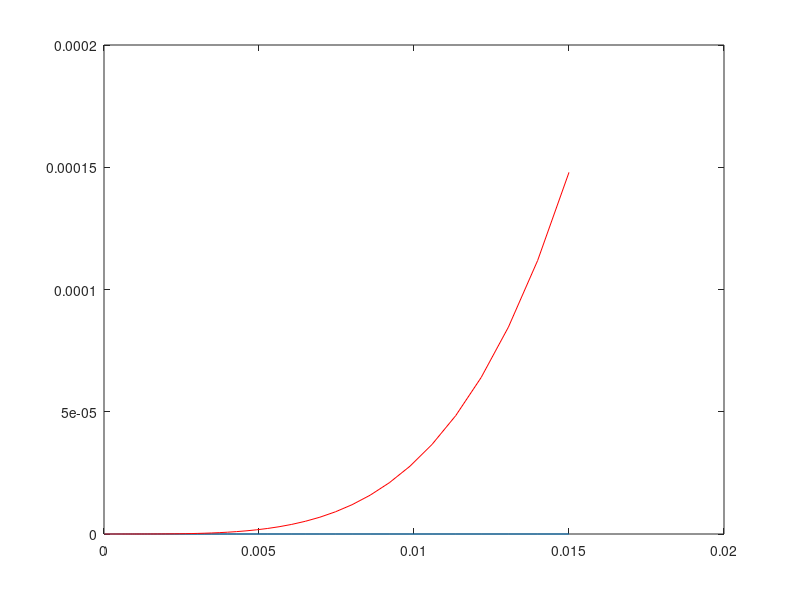

Here is the MATLAB script that generated this plot:
function rad_tests


lambda1=500e-9;
r=logspace(log10(0.03.*lambda1./1000),log10(0.03.*lambda1),100);

clear i;
Qa=tyndall_absorber(lambda1,r,1.34-1e-9i); % needs an imaginary part of refractive index
Qs=tyndall_scatterer(lambda1,r,1.34-1e-9i); 

plot(r.*1e6,Qa);
hold on;
plot(r.*1e6,Qs,'r');
hold off;



function Q=tyndall_absorber(lambda1,r,m_lambda)

% equation 9.44, Jacobson
Q=-4.*2.*pi.*r./lambda1.*imag(((m_lambda^2-1)./(m_lambda^2+2))^2);
% Q=2.*pi.*r./lambda1.*(24*real(m_lambda)*imag(-m_lambda)/ ...
%     ((real(m_lambda)^2+imag(-m_lambda)^2)^2+4*(real(m_lambda)^2-imag(-m_lambda)^2+1)));

% Q=2.*pi.*r./lambda1.*(24*real(m_lambda)*imag(-m_lambda)/ ...
%     ((real(m_lambda)^2+2)^2));

function Q=tyndall_scatterer(lambda1,r,m_lambda)

% equation 9.46, Jacobson
Q=8/3*(2*pi.*r./lambda1).^4.*abs((m_lambda.^2-1)./(m_lambda.^2+2)).^2;
